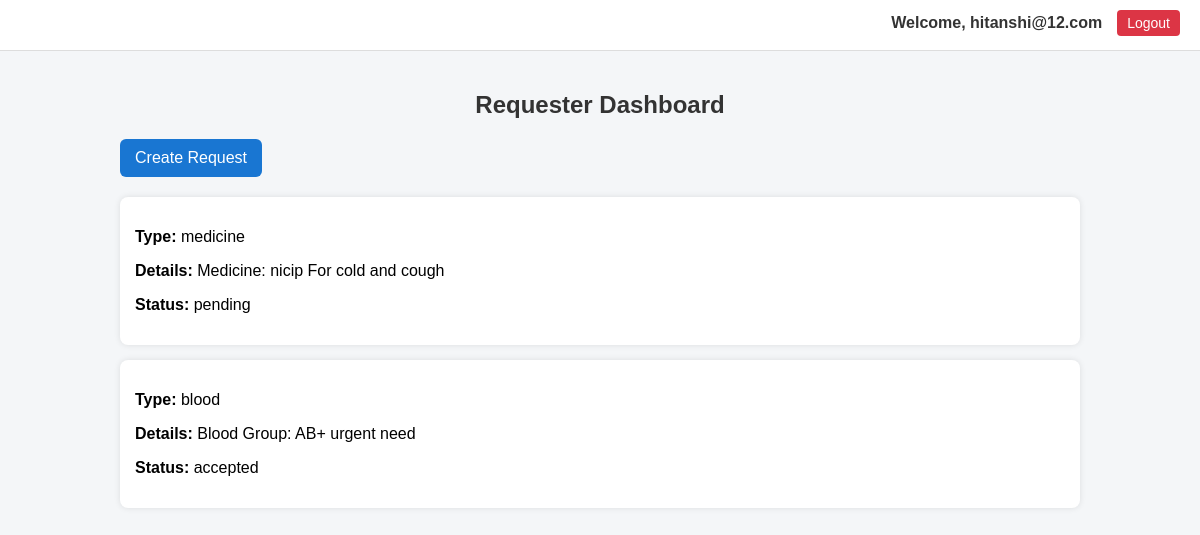
The page /requester/dashboard/ (signed in) on the database its author committed.
### core/models.py (models this page shows)
class Request(models.Model):
    requester = models.ForeignKey(User, on_delete=models.CASCADE, related_name='requests_made')
    donor = models.ForeignKey(User, on_delete=models.CASCADE, null=True, blank=True, related_name='requests_received')
    request_type = models.CharField(max_length=10)
    detail = models.CharField(max_length=100)
    location = models.CharField(max_length=100)
    status = models.CharField(max_length=20, default='pending')

### core/views.py (the view)
# urls.py: path('requester/dashboard/', views.requester_dashboard, name='requester_dashboard'),
def requester_dashboard(request):
    if request.user.is_authenticated:
        requests = Request.objects.filter(requester=request.user)
    else:
        requests = []
    return render(request, 'requester_dashboard.html', {
        'requests': requests
    })

### core/templates/requester_dashboard.html (shortened to what this page needs)
{% load static %}
<!DOCTYPE html>
<html>
<head>
    <link rel="stylesheet" href="{% static 'core/css/requester_dashboard.css' %}">
</head>
<body>
<div class="header">
    {% if user.is_authenticated %}
        <div class="user-info">
            <span class="welcome">Welcome, {{ user.username }}</span>
            <a href="{% url 'logout' %}" class="logout-btn">Logout</a>
        </div>
    {% endif %}
</div>
<div class="container">
    <h2>Requester Dashboard</h2>
    <a href="/create-request/" class="btn">Create Request</a>
    {% if requests %}
        {% for r in requests %}
            <div class="card">
                <p><b>Type:</b> {{ r.request_type }}</p>
                <p><b>Details:</b> {{ r.detail }}</p>
                <p><b>Status:</b> {{ r.status }}</p>
            </div>
        {% endfor %}
    {% else %}
        <p>No requests created yet.</p>
    {% endif %}
</div>
</body>
</html>

### core/static/core/css/requester_dashboard.css (style rules this page uses)
body { font-family: Arial, sans-serif; background-color: #f4f6f8; margin: 0; padding: 0; }
.container { width: 80%; margin: auto; padding: 20px; }
h2 { text-align: center; color: #333; }
.btn { display: inline-block; padding: 10px 15px; background-color: #1976d2; color: white; text-decoration: none; border-radius: 6px; margin-bottom: 20px; }
.card { background-color: white; padding: 15px; margin-bottom: 15px; border-radius: 8px; box-shadow: 0 0 6px rgba(0, 0, 0, 0.1); }
.header { position: relative; width: 100%; height: 50px; background-color: #fff; border-bottom: 1px solid #ddd; }
.user-info { position: absolute; top: 10px; right: 20px; display: flex; align-items: center; gap: 15px; }
.welcome { margin: 0; font-weight: bold; color: #333; }
.logout-btn { padding: 5px 10px; background-color: #dc3545; color: white; text-decoration: none; border-radius: 4px; font-size: 14px; }

### rows shown on the page
Request: request_type "medicine", detail "Medicine: nicip For cold and cough", status "pending"
Request: request_type "blood", detail "Blood Group: AB+ urgent need", status "accepted"

### other values the page prints
{{ user.username }} "hitanshi@12.com"
